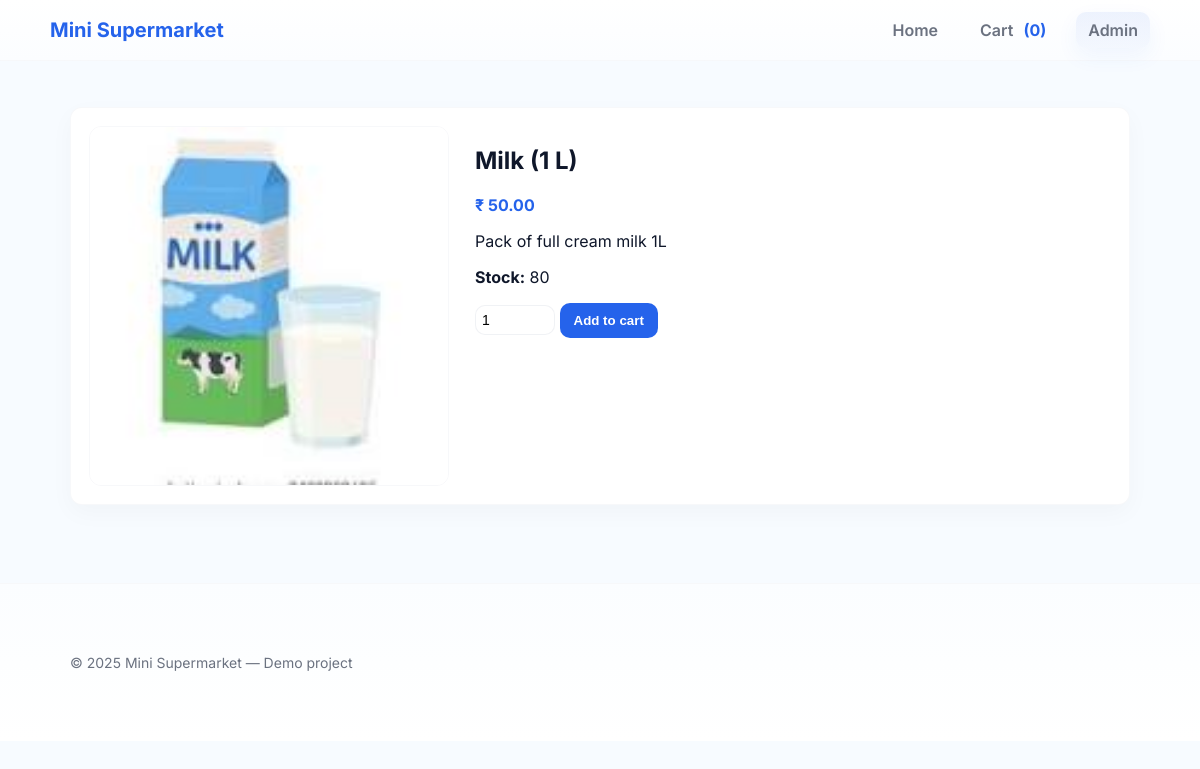
The page /product.php?id=4 on the database its author committed.
### tables this page shows
CREATE TABLE IF NOT EXISTS products (
  id INT AUTO_INCREMENT PRIMARY KEY,
  name VARCHAR(150) NOT NULL,
  category VARCHAR(100),
  description TEXT,
  price DECIMAL(10,2) NOT NULL,
  image VARCHAR(255),
  stock INT DEFAULT 0
);

### product.php (the view, shortened to what this page needs)
<?php
require 'inc/config.php';
include 'inc/header.php';
$id = (int)($_GET['id'] ?? 0);
$stmt = $pdo->prepare("SELECT * FROM products WHERE id = ?");
$stmt->execute([$id]);
$p = $stmt->fetch();
?>
<div class="product-detail card">
  <img src="assets/img/<?= htmlspecialchars($p['image']) ?>" alt="">
  <div>
    <h2><?= htmlspecialchars($p['name']) ?></h2>
    <p class="price">₹ <?= number_format($p['price'],2) ?></p>
    <p><?= nl2br(htmlspecialchars($p['description'])) ?></p>
    <p><strong>Stock:</strong> <?= (int)$p['stock'] ?></p>
    <form method="post" action="cart.php">
      <input type="number" name="qty" value="1" min="1" max="<?= (int)$p['stock'] ?>" style="width:80px;padding:6px">
      <button class="btn" name="add_to_cart" <?= $p['stock'] <= 0 ? 'disabled' : '' ?>>Add to cart</button>
    </form>
  </div>
</div>
<?php include 'inc/footer.php'; ?>

### assets/css/style.css (style rules this page uses)
:root { --accent:#2563eb; --accent-2:#1e40af; --muted:#6b7280; --bg:#f7fbff; --card:#fff; --surface:#fbfdff; --container:1100px; --radius:12px; }
* { box-sizing:border-box }
html,body { height:100% }
body { margin:0; font-family:"Inter", system-ui, -apple-system, "Segoe UI", Roboto, Arial; color:#0f172a; background:var(--bg); -webkit-font-smoothing:antialiased; }
.price { font-weight:700;color:var(--accent);margin-top:auto }
.product-detail { display:flex;gap:26px;align-items:flex-start;margin-top:18px }
.product-detail img { width:360px;height:360px;object-fit:cover;border-radius:12px;border:1px solid rgba(14,47,90,0.03) }
.card { background:var(--card);border-radius:12px;padding:18px;border:1px solid rgba(14,47,90,0.03);box-shadow:0 8px 24px rgba(16,24,40,0.03);margin-top:18px }
.btn { background:var(--accent);color:#fff;padding:10px 14px;border-radius:10px;border:none;font-weight:700;cursor:pointer }
input[type="text"], input[type="email"], input[type="number"], textarea, select { width:100%;padding:10px 12px;border-radius:10px;border:1px solid rgba(14,47,90,0.06);font-size:14px;outline:none; }

### rows shown on the page
products: image (picture), name "Milk (1 L)", price "50.00", description "Pack of full cream milk 1L", stock "80"

### other values the page prints
array_sum($_SESSION['cart'] ?? []) ?: 0 "0"
